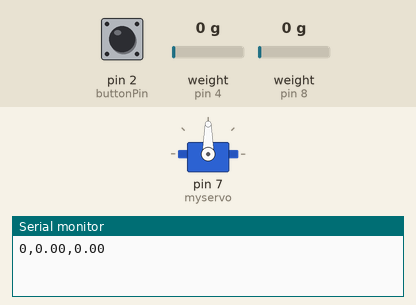
Simulated run of this sketch. Board: Arduino Uno, built with avr-gcc and run on an emulated ATmega328P. Parts: servo, the last lines printed to the serial monitor. The test bench sets the inputs (shaded band); at power-on: pin 2 (buttonPin) HIGH, weight on the scale (sensors on pin 4, pin 8) 0 g.

Above: at 8.5 s.
8.6 s: pin 2 (buttonPin) pulled LOW for 3.2 s
At 9.6 s:
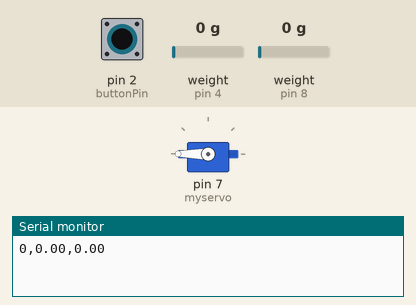
14.5 s: pin 2 (buttonPin) pulled LOW for 0.15 s
At 15.3 s:
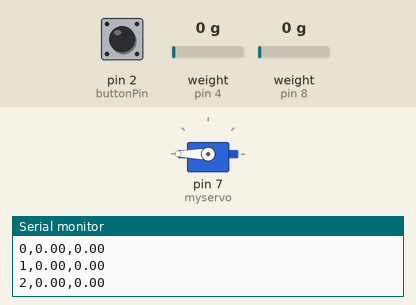
17.6 s: pin 2 (buttonPin) pulled LOW for 1 s
At 20.4 s:
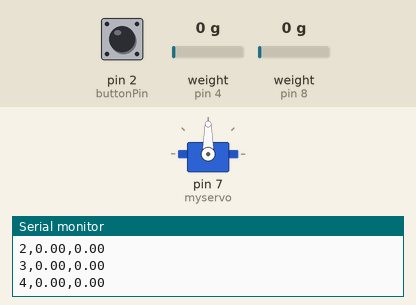
Timing chart, 0 to 21.9 s (numbered marks = the images above; inputs shaded):
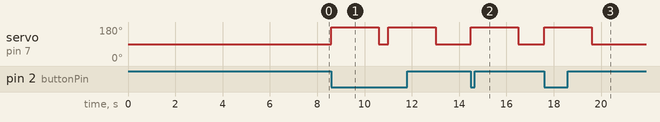

Measured:
- after the input at 8.6 s, servo on pin 7 (myservo): alternates 180° for 2.0 s and 90° for 0.40 s, starting at once
- after the input at 14.5 s, servo on pin 7 (myservo): 90° → 180° at once, → 90° 2.0 s later
- after the input at 17.6 s, servo on pin 7 (myservo): 90° → 180° at once, → 90° 2.0 s later

The sketch:

proto2.ino
```cpp
#include "proto2.h"
#include <Servo.h>
//#include "mbed.h"
//#include <mbed_mktime.h>
#include <HX711_ADC.h>
#if defined(ESP8266)|| defined(ESP32) || defined(AVR)
#include <EEPROM.h>
#endif

void setup() {
    Init_Serial();           // Initialize serial communication
    delay(500);
    setupLoadCells();        // Initialize load cells
    delay(500);
    Init_Buttons();          // Initialize button
    delay(500);
    Init_Servo();            // Initialize servo motors
    delay(500);
    tareOperations();        // Null or zero out cell data while nothing is on them
    delay(500);
}

void loop() {
    // The following detects if button is pressed, and if it is, it will trigger a food dispense
    // There is a cooldown between presses to take effect
    if ((checkButton()) && (currentTime() >= foodCooldown)) {    // Check if button is pressed and cooldown is met
        dispenseFood();                                          // Dispense the food
        foodCooldown = cooldown(1);                              // We will dispense, set the cooldown
    }

    // The following reads the scales in cycles and uses that information to track dietary trends
    if (currentTime() >= readingCooldown) {          // Readings will only run every 200ms
        if (isFirstReading) {                        // Alternates between first and second readings every 200ms
            readFoodScale(firstReadingA);            // Populates firstReadingA as initial food reading
            readWaterScale(firstReadingB);           // Populates firstReadingB as initial water reading
        }
        else {                                       // This only executes if first readings have already been taken
            readFoodScale(secondReadingA);
            readWaterScale(secondReadingB);
        }

        isFirstReading = !isFirstReading;            // Mechanism by which readings alternate (every 200ms it is one or the other)

        foodOperations();                            // Check and update if pet ate
        waterOperations();                           // Check and update if pet drank

        readingCooldown = cooldown(0.2);             // Reset cooldown after each reading

        cycleCount++;                                // We must reset our readings every 2 cycles to avoid comparing an old 2nd reading with a new 1st reading

        if (cycleCount >= 2) {
            isFirstReading = true;                   // Might be redundant
            cycleCount = RESET;                      // Reset cycle count

            resetReadings();                         // Sets all readings to 0
        }
    }

    // The following resets data captures after the day (24 hours) is over
    if (currentTime() >= foodEatenCooldown) {        // If it is time to reset FoodEaten monitor
        foodEatenCooldown = cooldown(86400);         // Set cooldown to 24 hours
        resetFoodEaten();                            // Sets foodEaten back to zero
    }

    // The following will frequently print out pet's daily consumption progress
    if (currentTime() >= consumptionCooldown) {

        Serial.print(dispenseCount);
        Serial.print(",");
        Serial.print(foodEaten);
        Serial.print(",");
        Serial.println(waterDrank);

        consumptionCooldown = cooldown(2);
    }
}

// Runs the motors to dispense food
void dispenseFood(void) {
    dispenseCount++;
    myservo.write(180);       // Set servo to half-speed, counterclockwise
    delay(2000);              // Run for 2 seconds
    myservo.write(90);        // Stop servo
}

// Reads the scales and populates Load Cell A and B
void readFoodScale(float &reading) {
    LoadCell_1.update();                      // This built-in function updates the value of LoadCell_1 and returns TRUE if value is new
    reading = LoadCell_1.getData();           // This built-in function gets the float value produced by load cell
}

void readWaterScale(float &reading) {
  LoadCell_2.update();
  reading = LoadCell_2.getData();
}

// Prints the value that was just weighed (value)
void printScale (float value) {
    Serial.print("Load cell output val: ");
    Serial.println(value);
}

// Checks if food was eaten and updates monitors
void foodOperations(void) {
    if (didPetEat(firstReadingA, secondReadingA)) foodUpdate(firstReadingA - secondReadingA); // If there is a decrease in scale weight (food was eaten), make necessary updates
}

// Checks if food was eaten and updates monitors
void waterOperations(void) {
    if (didPetDrink(firstReadingB, secondReadingB)) waterUpdate(firstReadingB - secondReadingB); // If there is a decrease in scale weight (food was eaten), make necessary updates
}

// Did the pet eat? Only returns true for significant scale changes
bool didPetEat(float first, float second) {
  if ((first > 1) && (second > 1)) {  // We don't want to check whent the scales fluctuate while unused
    if ((((first - second) / first) * 100.0) > 5) {                    // Check if the percentage increase exceeds the threshold of 10%
        petAte = true;
        return true;                                                     // Second is significantly larger than first
    }
    else return false;
  }
  else return false;
}

// Did the pet drink? Only returns true for significant scale changes
bool didPetDrink(float first, float second) {
    if ((first > 10) && (second > 10)) {  // We don't want to check whent the scales fluctuate while unused
      if (((((first - second) / first) * 100.0) > 10) || ((first - second) >= 5)) {                    // Check if the percentage increase exceeds the threshold of 10%
          petDrank = true;
          return true;                                                     // Second is significantly larger than first
      }
      else return false;
    }
    else return false;
}

// Add to the total amount eaten
void foodUpdate(float amountEaten) {
    foodEaten += amountEaten;          // Add the amount eaten to foodEaten monitor
}

// Add to the total amount drank
void waterUpdate(float amountDrank) {
    waterDrank += amountDrank;          // Add the amount eaten to foodEaten monitor
}

// Reset foodEaten value (probably after the day is over or something)
void resetFoodEaten(void) {
    foodEaten = RESET;
}

// Reset waterEaten value (probably after the day is over or something)
void resetWaterDrank(void) {
    waterDrank = RESET;
}

// Check if the pushbutton is pressed
bool checkButton (void) {
    // LOW indicates a press
    if (digitalRead(buttonPin) == LOW) return true;
    else return false;
}

// Returns current timestamp in seconds
unsigned long currentTime(void) {
    return millis()/1000;
}

// Returns current time + delay for use as a cooldown
unsigned long cooldown (unsigned long delay) {
    return millis()/1000 + delay;
}

// Used to reset ReadingA and ReadingB
void resetReadings(void) {
    firstReadingA = RESET;
    secondReadingA = RESET;
    firstReadingB = RESET;
    secondReadingB = RESET;
}

// Initializing Servo Motors
void Init_Servo (void) {
    myservo.attach(7); //servo connected to pin 9
    myservo.write(90); //90 is stopped
    //0 is full speed clockwise
    //90 is stopped
    //180 is full speed counterclockwise
}

// Initializing Buttons
void Init_Buttons (void) {
    // initialize the pushbutton pin as an input:
    pinMode(buttonPin, INPUT);
    ButtonState = 0;
}

void Init_Serial (void) {
    Serial.begin(9600); delay(10);
    //Serial.println();
    //Serial.println("Starting...");
}

// This function must be called in the setup phase of main file
void setupLoadCells(void) {
    float calibrationValue_1; // calibration value load cell 1
    float calibrationValue_2; // calibration value load cell 2

    calibrationValue_1 = 193.89; // uncomment this if you want to set this value in the sketch
    calibrationValue_2 = 8.87; // uncomment this if you want to set this value in the sketch
    #if defined(ESP8266) || defined(ESP32)
    EEPROM.begin(512); // uncomment this if you use ESP8266 and want to fetch the value from eeprom
    #endif
    //EEPROM.get(calVal_eepromAdress_1, calibrationValue_1); // uncomment this if you want to fetch the value from eeprom
    //EEPROM.get(calVal_eepromAdress_2, calibrationValue_2); // uncomment this if you want to fetch the value from eeprom

    LoadCell_1.begin();
    LoadCell_2.begin();
    //LoadCell_1.setReverseOutput();
    //LoadCell_2.setReverseOutput();
    unsigned long stabilizingtime = 2000; // tare preciscion can be improved by adding a few seconds of stabilizing time
    boolean _tare = true; //set this to false if you don't want tare to be performed in the next step
    byte loadcell_1_rdy = 0;
    byte loadcell_2_rdy = 0;
    while ((loadcell_1_rdy + loadcell_2_rdy) < 2) { //run startup, stabilization and tare, both modules simultaniously
        if (!loadcell_1_rdy) loadcell_1_rdy = LoadCell_1.startMultiple(stabilizingtime, _tare);
        if (!loadcell_2_rdy) loadcell_2_rdy = LoadCell_2.startMultiple(stabilizingtime, _tare);
    }
    if (LoadCell_1.getTareTimeoutFlag()) {
        //Serial.println("Timeout, check MCU>HX711 no.1 wiring and pin designations");
    }
    if (LoadCell_2.getTareTimeoutFlag()) {
        //Serial.println("Timeout, check MCU>HX711 no.2 wiring and pin designations");
    }
    LoadCell_1.setCalFactor(calibrationValue_1); // user set calibration value (float)
    LoadCell_2.setCalFactor(calibrationValue_2); // user set calibration value (float)
    //Serial.println("Startup is complete");
}

// Used to zero or null out the scale reading if nothing is on it
void tareOperations (void) {
  // receive command from serial terminal, send 't' to initiate tare operation:
  if (Serial.available() > 0) {
    char inByte = Serial.read();
    if (inByte == 't') {
      LoadCell_1.tareNoDelay();
      LoadCell_2.tareNoDelay();
    }
  }

  // Used to check if last tare operation is complete
  if (LoadCell_1.getTareStatus() == true) {
    //Serial.println("Tare load cell 1 complete");
  }
  if (LoadCell_2.getTareStatus() == true) {
    //Serial.println("Tare load cell 2 complete");
  }
}
```

proto2.h
```cpp
#include <Servo.h>
#include <HX711_ADC.h>
#if defined(ESP8266)|| defined(ESP32) || defined(AVR)
#include <EEPROM.h>
#endif

/***************************/
//         MACROS          //
//*************************//

    #define TRUE 1
    #define FALSE 0
    #define RESET 0
    #define TIME_MSG_LEN 11
    #define TIME_HEADER 'T'

/***************************/
// Function Declarations //
//*************************//

    // Initialization functions
        void Init_Serial (void);                            // Initializing Serial Communications
        void Init_Load_Cells (void);                        // Initializing Load Cells
        void Init_Servo (void);                             // Initializing Servo Motors
        void Init_Buttons(void);                            // Initializing Buttons
        void setupLoadCells(void);                          // This function must be called in the setup phase of main file

    // Scale-related functions
        void readFoodScale(float &reading);                 // Reads the food scale
        void readWaterScale(float &reading);                // Reads the water scale
        void tareOperations (void);                         // Used to zero or null out the scale reading if nothing is on it
        void printScale (float value);                      // Prints the value that was just weighed (value)
        void resetReadings (void);                          // Used to reset ReadingA and ReadingB

    // Food-related functions
        void dispenseFood(void);                            // Runs the motors to dispense food
        void foodOperations(void);                          // This is the function called from main for all food-related operations
        bool didPetEat(float first, float second);          // Did the pet eat?
        void foodUpdate(float amountEaten);                 // Add to the total amount eaten
        void resetFoodEaten(void);                          // Reset FoodEaten value (probably after the day is over or something)

    // Water-related functions
        void waterOperations(void);                          // This is the function called from main for all food-related operations
        bool didPetDrink(float first, float second);         // Did the pet eat?
        void waterUpdate(float amountEaten);                 // Add to the total amount eaten
        void resetWaterDrank(void);                          // Reset FoodEaten value (probably after the day is over or something)

    // Button-related functions
        bool checkButton (void);                            // Check if the pushbutton is pressed

    // Cooldown-related functions
        unsigned long currentTime(void);                    // Returns current timestamp in seconds
        unsigned long cooldown (unsigned long delay);       // Returns current time + delay for use as a cooldown

    // Pet-related functions
        float howMuchToEat(float weight);                   // Used to calculate how much food in grams a pet should eat daily based on bodyweight in pounds
        float howMuchToDrink(float weight);                 // Used to calculate how much water in milliliters a pet should drink daily based on bodyweight in pounds
        float consumptionProgress(void);                    // Used to calculate what percentage of food and water goals were met


/***************************/
// Global Variables //
//*************************//
    // Pet-related variables
        float petWeight;
        float dailyFoodAmount, dailyWaterAmount;
        float foodProgress, waterProgress;

    // Food-related variables
        int WaterDrank, WaterReset;
        float foodEaten = 0;                                // Sum of all weight unloaded (food consumed) from food scale
        float waterDrank = 0;
        bool petAte = false;
        bool petDrank = false;

    // Button-related variables
        int ButtonState;                                    // For reading and storing the pushbutton status
        int dispenseCount;                                  // Counts number of times dispense happens

    // Cooldown-related variables
        unsigned long foodCooldown, foodEatenCooldown;
        unsigned long myCooldown;
        unsigned long consumptionCooldown;
        unsigned long readingCooldown;
        int cycleCount;
        bool isFirstReading = true;


    // Servo Objects and fields
        Servo myservo;
        int speed;

    // Pins:
        //Load Cells Pins
            const int HX711_dout_1 = 4;     //mcu > HX711 no 1 dout pin
            const int HX711_sck_1 = 5;      //mcu > HX711 no 1 sck pin
            const int HX711_dout_2 = 8;     //mcu > HX711 no 2 dout pin
            const int HX711_sck_2 = 9;      //mcu > HX711 no 2 sck pin

        // Josh's Load Cell Pins
            const int FoodPin = 9;          //analog GPIO pin 9
            const int WaterPin = 10;        //analog GPIO pin 10

        // Motor Pins
            const int directionPin = 12;    //Digital GPIO D6
            const int pwmPin = 3;           //AREF for PWM
            const int brakePin = 9;         //Digital GPIO D9

        //Button Pins
            const int buttonPin = 2;

        // Load Cell / EEPROM variables
            float firstReadingA, firstReadingB, secondReadingA, secondReadingB;

            //HX711 constructor (dout pin, sck pin)
            HX711_ADC LoadCell_1(HX711_dout_1, HX711_sck_1);    //HX711 1
            HX711_ADC LoadCell_2(HX711_dout_2, HX711_sck_2);    //HX711 2
            const int calVal_eepromAdress_1 = 0;                // eeprom adress for calibration value load cell 1 (4 bytes)
            const int calVal_eepromAdress_2 = 4;                // eeprom adress for calibration value load cell 2 (4 bytes)
            unsigned long t = 0;

constexpr unsigned long printInterval{ 1000 };
unsigned long printNow{};

int ScalesReady = FALSE;
int ButtonReady = FALSE;
int UserPromptNeeded = TRUE;
String UserQuestion1 = "Is your pet a dog or cat?";
String UserQuestion2 = "How much (in pounds) does your pet weigh? Please round to the nearest whole number.";


//function defines
void ScaleValue(void);
void food(void);
void RunButton(void);
void WaterValue(void);
void PictureProcess(void);
void RTCset(void);
```
